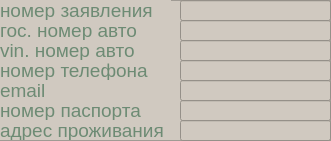
   <widget class="QFrame" name="frame_3">
    <property name="geometry">
     <rect>
      <x>30</x>
      <y>100</y>
      <width>331</width>
      <height>141</height>
     </rect>
    </property>
    <property name="styleSheet">
     <string notr="true">background-color: rgb(208, 201, 192);</string>
    </property>
    <property name="frameShape">
     <enum>QFrame::StyledPanel</enum>
    </property>
    <property name="frameShadow">
     <enum>QFrame::Raised</enum>
    </property>
    <widget class="QLabel" name="login_lable_7">
     <property name="geometry">
      <rect>
       <x>0</x>
       <y>0</y>
       <width>171</width>
       <height>20</height>
      </rect>
     </property>
     <property name="font">
      <font>
       <family>Arial</family>
       <pointsize>14</pointsize>
      </font>
     </property>
     <property name="styleSheet">
      <string notr="true">color: rgb(109, 139, 116);</string>
     </property>
     <property name="text">
      <string>номер заявления</string>
     </property>
    </widget>
    <widget class="QLineEdit" name="id_statement_line_vi">
     <property name="geometry">
      <rect>
       <x>180</x>
       <y>0</y>
       <width>151</width>
       <height>21</height>
      </rect>
     </property>
     <property name="font">
      <font>
       <family>Arial</family>
       <pointsize>14</pointsize>
      </font>
     </property>
     <property name="styleSheet">
      <string notr="true">color: rgb(109, 139, 116);</string>
     </property>
    </widget>
    <widget class="QLabel" name="login_lable_9">
     <property name="geometry">
      <rect>
       <x>0</x>
       <y>20</y>
       <width>171</width>
       <height>20</height>
      </rect>
     </property>
     <property name="font">
      <font>
       <family>Arial</family>
       <pointsize>14</pointsize>
      </font>
     </property>
     <property name="styleSheet">
      <string notr="true">color: rgb(109, 139, 116);</string>
     </property>
     <property name="text">
      <string>гос. номер авто</string>
     </property>
    </widget>
    <widget class="QLineEdit" name="car_gos_num_line">
     <property name="geometry">
      <rect>
       <x>180</x>
       <y>20</y>
       <width>151</width>
       <height>21</height>
      </rect>
     </property>
     <property name="font">
      <font>
       <family>Arial</family>
       <pointsize>14</pointsize>
      </font>
     </property>
     <property name="styleSheet">
      <string notr="true">color: rgb(109, 139, 116);</string>
     </property>
    </widget>
    <widget class="QLineEdit" name="vin_line_vi">
     <property name="geometry">
      <rect>
       <x>180</x>
       <y>40</y>
       <width>151</width>
       <height>21</height>
      </rect>
     </property>
     <property name="font">
      <font>
       <family>Arial</family>
       <pointsize>14</pointsize>
      </font>
     </property>
     <property name="styleSheet">
      <string notr="true">color: rgb(109, 139, 116);</string>
     </property>
    </widget>
    <widget class="QLineEdit" name="phone_number_line">
     <property name="geometry">
      <rect>
       <x>180</x>
       <y>60</y>
       <width>151</width>
       <height>21</height>
      </rect>
     </property>
     <property name="font">
      <font>
       <family>Arial</family>
       <pointsize>14</pointsize>
      </font>
     </property>
     <property name="styleSheet">
      <string notr="true">color: rgb(109, 139, 116);</string>
     </property>
    </widget>
    <widget class="QLineEdit" name="email_line">
     <property name="geometry">
      <rect>
       <x>180</x>
       <y>80</y>
       <width>151</width>
       <height>21</height>
      </rect>
     </property>
     <property name="font">
      <font>
       <family>Arial</family>
       <pointsize>14</pointsize>
      </font>
     </property>
     <property name="styleSheet">
      <string notr="true">color: rgb(109, 139, 116);</string>
     </property>
    </widget>
    <widget class="QLineEdit" name="passport_line_vi">
     <property name="geometry">
      <rect>
       <x>180</x>
       <y>100</y>
       <width>151</width>
       <height>21</height>
      </rect>
     </property>
     <property name="font">
      <font>
       <family>Arial</family>
       <pointsize>14</pointsize>
      </font>
     </property>
     <property name="styleSheet">
      <string notr="true">color: rgb(109, 139, 116);</string>
     </property>
    </widget>
    <widget class="QLineEdit" name="residential_address_line">
     <property name="geometry">
      <rect>
       <x>180</x>
       <y>120</y>
       <width>151</width>
       <height>21</height>
      </rect>
     </property>
     <property name="font">
      <font>
       <family>Arial</family>
       <pointsize>14</pointsize>
      </font>
     </property>
     <property name="styleSheet">
      <string notr="true">color: rgb(109, 139, 116);</string>
     </property>
    </widget>
    <widget class="QLabel" name="login_lable_8">
     <property name="geometry">
      <rect>
       <x>0</x>
       <y>40</y>
       <width>161</width>
       <height>20</height>
      </rect>
     </property>
     <property name="font">
      <font>
       <family>Arial</family>
       <pointsize>14</pointsize>
      </font>
     </property>
     <property name="styleSheet">
      <string notr="true">color: rgb(109, 139, 116);</string>
     </property>
     <property name="text">
      <string>vin. номер авто</string>
     </property>
    </widget>
    <widget class="QLabel" name="login_lable_2">
     <property name="geometry">
      <rect>
       <x>0</x>
       <y>60</y>
       <width>171</width>
       <height>20</height>
      </rect>
     </property>
     <property name="font">
      <font>
       <family>Arial</family>
       <pointsize>14</pointsize>
      </font>
     </property>
     <property name="styleSheet">
      <string notr="true">color: rgb(109, 139, 116);</string>
     </property>
     <property name="text">
      <string>номер телефона</string>
     </property>
    </widget>
    <widget class="QLabel" name="login_lable_4">
     <property name="geometry">
      <rect>
       <x>0</x>
       <y>80</y>
       <width>141</width>
       <height>20</height>
      </rect>
     </property>
     <property name="font">
      <font>
       <family>Arial</family>
       <pointsize>14</pointsize>
      </font>
     </property>
     <property name="styleSheet">
      <string notr="true">color: rgb(109, 139, 116);</string>
     </property>
     <property name="text">
      <string>email</string>
     </property>
    </widget>
    <widget class="QLabel" name="login_lable_5">
     <property name="geometry">
      <rect>
       <x>0</x>
       <y>100</y>
       <width>171</width>
       <height>20</height>
      </rect>
     </property>
     <property name="font">
      <font>
       <family>Arial</family>
       <pointsize>14</pointsize>
      </font>
     </property>
     <property name="styleSheet">
      <string notr="true">color: rgb(109, 139, 116);</string>
     </property>
     <property name="text">
      <string>номер паспорта</string>
     </property>
    </widget>
    <widget class="QLabel" name="login_lable_6">
     <property name="geometry">
      <rect>
       <x>0</x>
       <y>120</y>
       <width>171</width>
       <height>20</height>
      </rect>
     </property>
     <property name="font">
      <font>
       <family>Arial</family>
       <pointsize>14</pointsize>
      </font>
     </property>
     <property name="styleSheet">
      <string notr="true">color: rgb(109, 139, 116);</string>
     </property>
     <property name="text">
      <string>адрес проживания</string>
     </property>
    </widget>
   </widget>
